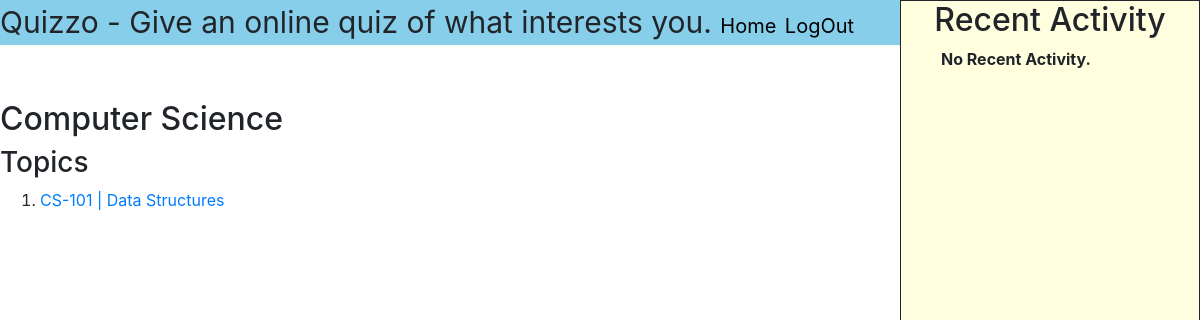
Screenshot of /CS (signed in) with the database file from the repository.
### exam/models.py (models this page shows, shortened)
class Subject(models.Model):
	code = models.CharField(max_length=3, primary_key=True)
	name = models.CharField(max_length=64)

class Topic(models.Model):
	code = models.IntegerField()
	name = models.CharField(max_length=64)
	subject = models.ForeignKey(Subject, on_delete=models.CASCADE, related_name="topic")
	def __str__(self):
		return f"{self.subject.code}-{self.code} | {self.name}"

### exam/views.py (the view)
# urls.py: path("<str:subject_code>", views.topic_view, name="topics"),
def topic_view(request, subject_code):
	print("im in topic_view")
	topics = Topic.objects.filter(subject=subject_code)
	fname = request.user.first_name
	activity = Result.objects.filter(user=fname)
	context = {
		"topics": topics,
		"activities": activity,
		"user": fname,
		"subject": Subject.objects.get(code=subject_code),
	}
	return render(request, "exam/topics.html", context)

### exam/templates/exam/topics.html (shortened to what this page needs)
{% extends "exam/base.html" %}
{% block body %}
	<div>
		<h2>{{subject.name}}</h2>
		<h3>Topics</h3>
		<ol>
			{% for topic in topics %}
				<li><a href="{% url 'test' topic.id %}">{{ topic }}</a></li>
			{% empty %}
				<b>No topics.</b>
			{% endfor %}
		</ol>
	</div>
{% endblock %}
{% block content %}
	<ol>
		{% for activity in activities %}
			<li type="1">
				<b>Test: {{activity.topic}}</b>
				<ul>
					<li>Score : {{activity.marks_obtained}} out of {{activity.marks_total}}</li>
				</ul>
			</li>
		{% empty %}
			<b>No Recent Activity.</b>
		{% endfor %}
	</ol>
{% endblock %}

### exam/static/exam/style.css (style rules this page uses)
.mainbody { margin-top: 100px; }
a { text-decoration: none; color: black; }

### rows the page displays
Subject: name "Computer Science"
Topic: subject+code+name "CS-101 | Data Structures"
